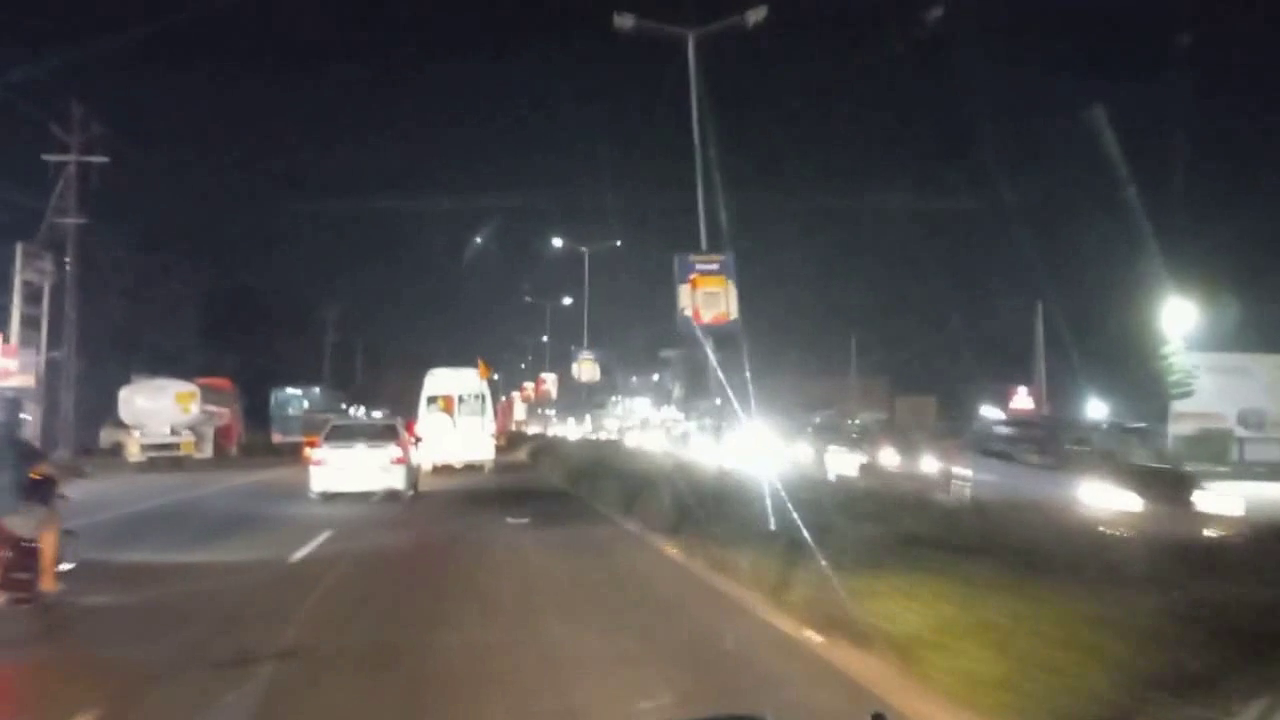
#> input picture frame 30 of input_videos/real/real_night_dashcam_01.mp4, 1280 x 720 px
$ python test_temporal_ghosting.py
#> lines starting #> are read from the running program, lines starting #| are printed output that depends on the picture
### src/pipeline/stages.py
"""
DashClarity AI - Modular Enhancement Pipeline Stages
Encapsulates neural restoration and generative enhancement stages with GPU-resident tensor chaining:
1. NeuralDenoiseStage: Pretrained SCUNet with adaptive multi-scale fast mode & luma detail preservation
2. LowLightStage: Retinex Luminance-Preserving Zero-DCE++ with C-infinity smooth toe & highlight guards
3. ClassicalDenoiseStage: Bilateral filter classical baseline for ablation
4. SuperResolutionStage: Real-ESRGAN with GPU anti-ringing blending & adaptive output resolution ceiling
5. TemporalSmoothingStage: Farneback backward-flow motion-compensated temporal consistency
"""

import logging
from typing import Dict, Any, Optional, Tuple

import cv2
import numpy as np
import torch
import torch.nn.functional as F

from src.models.zerodce import ZeroDCEPlus
from src.models.srvgg import SRVGGNetCompact
from src.models.rrdb import RRDBNet
from src.models.scunet_fast import accelerate_scunet
from src.models.weights_manager import get_weights_path
from src.pipeline.tiling import run_tiled_inference

_CL = torch.channels_last
logger = logging.getLogger("DashClarity.Pipeline.Stages")


# [17 lines left out: functions bgr_to_gpu_rgb_tensor, gpu_rgb_tensor_to_bgr, not called in this run]


class LowLightStage:
    """
    Adaptive Low-Light Illumination Enhancement using Zero-DCE++ with Retinex Luminance-Ratio
    Chromaticity Preservation and C-infinity smooth photometric guards:
    - Eliminates per-channel blue/magenta bias and Gray-World green/cyan failures.
    - Uses spatially smoothed local luminance field (double avg-pool) so night skies stay
      crisp without triggering discrete quantization contour bands.
    - Continuous scene luminance curve + temporal exposure EMA prevents headlight step-flicker.
    """

    # [17 lines left out: function __init__, not called in this run]

    def reset(self):
        """Resets temporal exposure state between separate clips."""
        self._prev_adap_strength = None

    # [139 lines left out: functions _compute_scene_exposure, process_frame_tensor, process_frame, not called in this run]


class NeuralDenoiseStage:
    """
    Pretrained Neural Denoiser: SCUNet loaded via spandrel.
    - Eliminates CMOS Poisson-Gaussian sensor noise and compression blockiness.
    - Preserves chroma 100% denoised while retaining signal-gated luma micro-texture
      (prevents synthetic waxy/oil-paint surfaces on foliage and road asphalt).
    - Fast mode uses GPU-adaptive resolution scaling with edge-aware high-frequency detail
      preservation + OOM safe fallback to tiled execution.
    """

    # [112 lines left out: functions __init__, process_frame_tensor, process_frame, not called in this run]


class ClassicalDenoiseStage:
    """Classical Bilateral baseline for fast preview and ablation comparison."""

    def __init__(self, strength: float = 1.0):
        self.strength = strength

    # [7 lines left out: function process_frame, not called in this run]


class SuperResolutionStage:
    """
    Real-ESRGAN Generative Super-Resolution & Detail Restoration.
    Performs GPU-resident upscaling + bicubic-antialias resolution capping & anti-ringing
    blending directly on GPU before CPU transfer (eliminates 8K ~400MB RAM/PCIe spikes).
    """

    # [125 lines left out: functions __init__, process_frame_tensor, process_frame, not called in this run]


class TemporalSmoothingStage:
    """
    Motion-compensated temporal consistency using Farneback backward dense optical flow.
    - Runs reduced-scale Farneback optical flow on CPU (capped at 360p height for 4K responsiveness).
    - Performs flow upsampling, F.grid_sample backward warping, photometric gating,
      glare suppression, and EMA blending directly on GPU tensors to stay zero-copy in pipeline.
    """

    def __init__(
        self,
        ema_alpha: float = 0.18,
        motion_compensated: bool = True,
        flow_scale: float = 0.5,
        device: Optional[torch.device] = None
    ):
        self.ema_alpha = ema_alpha
        self.motion_compensated = motion_compensated
        self.flow_scale = flow_scale
        self.device = device
        self.prev_output_bgr: Optional[np.ndarray] = None
        self.prev_gray: Optional[np.ndarray] = None
        self._prev_t: Optional[torch.Tensor] = None
        self._grid_shape: Optional[Tuple[int, int]] = None
        self._grid_x: Optional[np.ndarray] = None
        self._grid_y: Optional[np.ndarray] = None
        self._gpu_grid_cache: Optional[Tuple[Tuple[int, int, str], torch.Tensor, torch.Tensor]] = None

    # [4 lines left out: function reset, not called in this run]

    def _get_grid(self, w: int, h: int) -> Tuple[np.ndarray, np.ndarray]:
        if self._grid_shape != (h, w) or self._grid_x is None or self._grid_y is None:
            gx, gy = np.meshgrid(np.arange(w, dtype=np.float32), np.arange(h, dtype=np.float32))
            self._grid_x = gx
            self._grid_y = gy
            self._grid_shape = (h, w)
        return self._grid_x, self._grid_y

    # [81 lines left out: functions _get_gpu_grid, process_frame_tensor, not called in this run]

    def process_frame(self, frame_bgr: np.ndarray, strength: float = 1.0) -> np.ndarray:
        if self.device is not None and self.device.type == "cuda":
            t_rgb = bgr_to_gpu_rgb_tensor(frame_bgr, self.device, fp16=False)
            out_t = self.process_frame_tensor(t_rgb, strength=strength)
            out_bgr = gpu_rgb_tensor_to_bgr(out_t)
            self.prev_output_bgr = out_bgr
            return out_bgr

        curr_gray = cv2.cvtColor(frame_bgr, cv2.COLOR_BGR2GRAY)

        if self.prev_output_bgr is None or strength <= 0.05:
            self.prev_output_bgr = frame_bgr.copy()
            self.prev_gray = curr_gray
            return frame_bgr

        if self.prev_output_bgr.shape != frame_bgr.shape:
            self.prev_output_bgr = frame_bgr.copy()
            self.prev_gray = curr_gray
            return frame_bgr

        h, w = frame_bgr.shape[:2]

        if self.motion_compensated and self.prev_gray is not None:
            # Cap Farneback calculation height (~360p equivalent) so 1440p/4K outputs don't stall on CPU
            eff_scale = min(self.flow_scale, 360.0 / max(1, h))
            sw = max(16, int(w * eff_scale))
            sh = max(16, int(h * eff_scale))

            prev_small = cv2.resize(self.prev_gray, (sw, sh), interpolation=cv2.INTER_AREA)
            curr_small = cv2.resize(curr_gray, (sw, sh), interpolation=cv2.INTER_AREA)

            # Backward flow from curr -> prev directly indexes prev at destination pixel (x, y)
            flow_small = cv2.calcOpticalFlowFarneback(
                curr_small, prev_small, None,
                pyr_scale=0.5, levels=3, winsize=13, iterations=3, poly_n=5, poly_sigma=1.1, flags=0
            )
            scale_x = float(w) / float(sw)
            scale_y = float(h) / float(sh)
            flow = cv2.resize(flow_small, (w, h), interpolation=cv2.INTER_LINEAR)
            flow[..., 0] *= scale_x
            flow[..., 1] *= scale_y

            grid_x, grid_y = self._get_grid(w, h)
            map_x = grid_x + flow[..., 0]
            map_y = grid_y + flow[..., 1]
            warped_prev = cv2.remap(self.prev_output_bgr, map_x, map_y, cv2.INTER_LINEAR, borderMode=cv2.BORDER_REFLECT)

            # Photometric error gate: drop temporal weight smoothly wherever alignment error or disocclusion occurs
            curr_f = frame_bgr.astype(np.float32)
            warp_f = warped_prev.astype(np.float32)
            photometric_err = np.mean(np.abs(curr_f - warp_f), axis=2)
            valid_mask = np.clip((22.0 - photometric_err) / 22.0, 0.0, 1.0)[:, :, None]

            # Glare & specular light guard: avoid ghosting streaks on oncoming headlights and signs
            glare_weight = 1.0 - 0.88 * np.clip((curr_gray.astype(np.float32) - 180.0) / 50.0, 0.0, 1.0)[:, :, None]
            alpha = (self.ema_alpha * strength) * valid_mask * glare_weight

            out_f = curr_f + alpha * (warp_f - curr_f)
            out_bgr = np.clip(out_f, 0, 255).round().astype(np.uint8)
        else:
            curr_f = frame_bgr.astype(np.float32)
            prev_f = self.prev_output_bgr.astype(np.float32)
            diff_gray = np.mean(np.abs(curr_f - prev_f), axis=2)
            motion_weight = np.clip(diff_gray / 28.0, 0.0, 1.0)[:, :, None]
            alpha = (self.ema_alpha * strength) * (1.0 - motion_weight)
            out_f = curr_f + alpha * (prev_f - curr_f)
            out_bgr = np.clip(out_f, 0, 255).round().astype(np.uint8)

        self.prev_output_bgr = out_bgr
        self.prev_gray = curr_gray
        return out_bgr

### scripts/test_temporal_ghosting.py
"""
DashClarity AI - Temporal Ghosting Verification Script
Compares Plain EMA vs Motion-Compensated (Farneback) Temporal Smoothing on moving footage.
Saves before/after comparison crops of the road surface to prove zero ghosting.
"""

import sys
import os
from pathlib import Path
sys.path.insert(0, os.path.abspath("."))

import cv2
import numpy as np
from src.pipeline.stages import TemporalSmoothingStage

def verify_ghosting():
    video_path = "input_videos/real/real_night_dashcam_01.mp4"
    cap = cv2.VideoCapture(video_path)

    # Skip to frame 30 where the vehicle is in steady forward motion
    cap.set(cv2.CAP_PROP_POS_FRAMES, 30)
    frames = []
    for _ in range(5):
        ret, frame = cap.read()
        if ret:
            frames.append(frame)
#> this loop made 5 passes
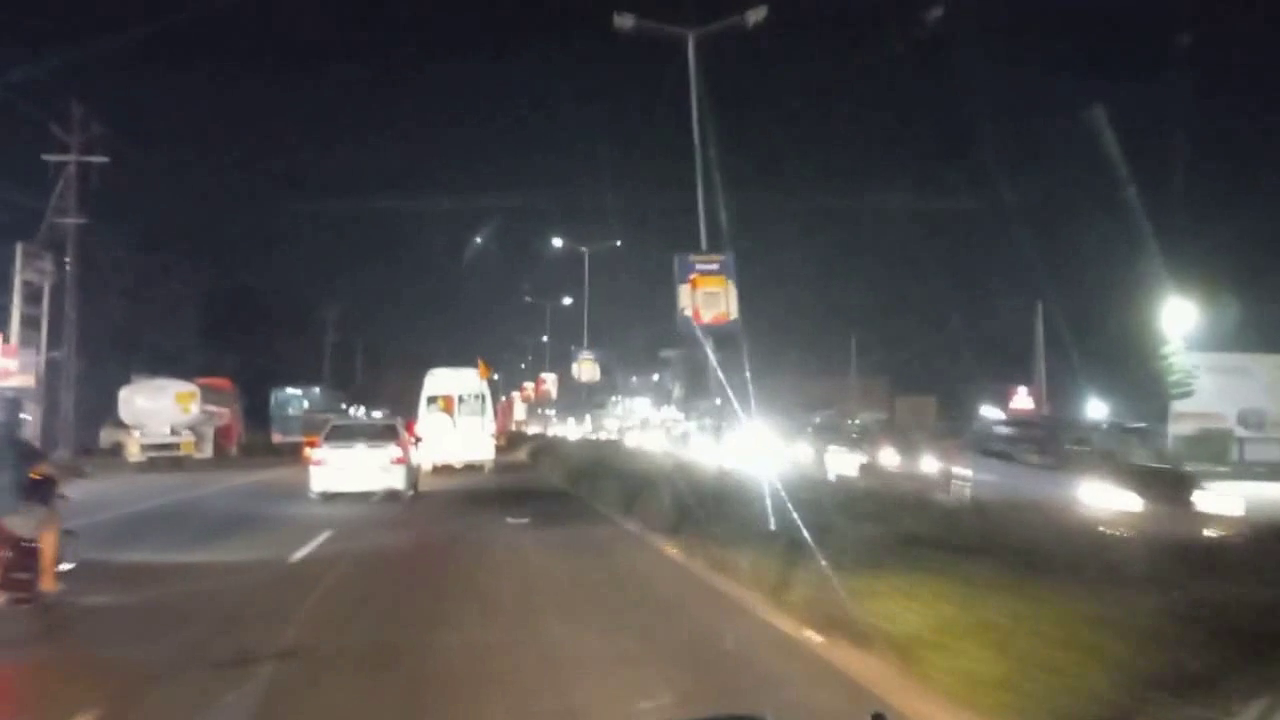
#> input picture frame 30 of input_videos/real/real_night_dashcam_01.mp4, 1280 x 720 px
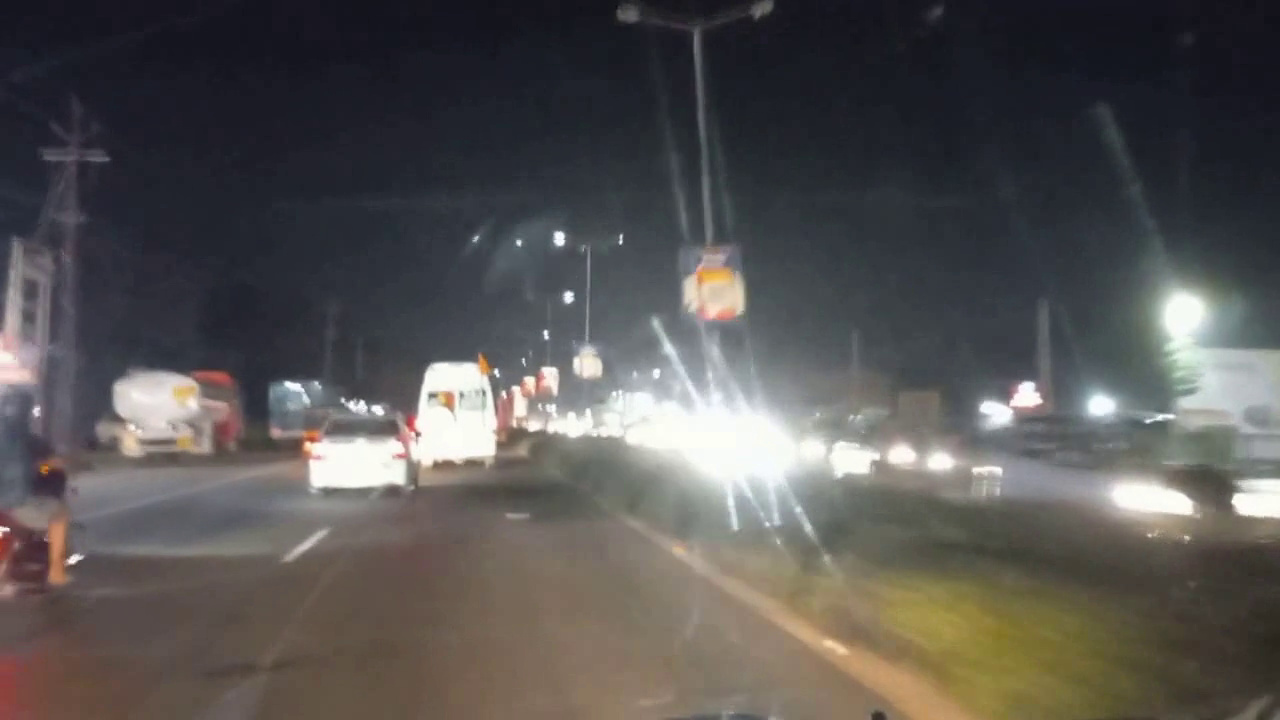
#> input picture frame 31 of input_videos/real/real_night_dashcam_01.mp4, 1280 x 720 px
#> pass 3, in verify_ghosting, `ret, frame = cap.read()`:
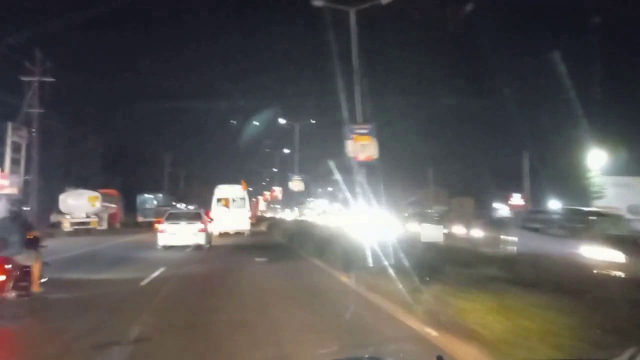
#> frame: shape (720, 1280, 3) (shown at 1/2 size); mean B, G, R 84.5, 85.9, 88.8
#> after the loop, frames = 5 items
    cap.release()

    if len(frames) < 5:
        raise ValueError("Could not read 5 frames from real night clip.")

    # 1. Plain EMA (motion_compensated=False)
    plain_ema = TemporalSmoothingStage(ema_alpha=0.40, motion_compensated=False)
    plain_out = None
    for f in frames:
        plain_out = plain_ema.process_frame(f)

    # 2. Motion-Compensated Farneback Flow (motion_compensated=True)
    flow_ema = TemporalSmoothingStage(ema_alpha=0.40, motion_compensated=True, flow_scale=0.5)
    flow_out = None
    for f in frames:
        flow_out = flow_ema.process_frame(f)
#> this loop made 5 passes
#> pass 2, in process_frame (call 7), `grid_x, grid_y = self._get_grid(w, h)`:
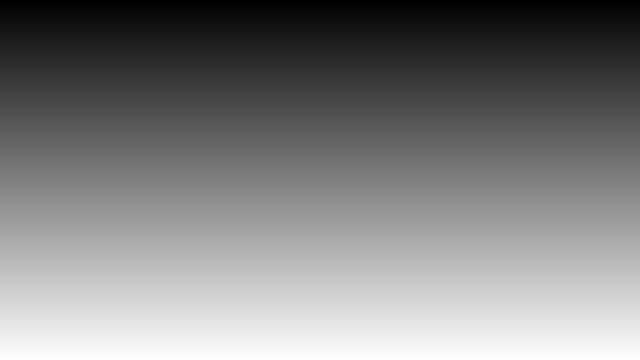
#> grid_y: shape (720, 1280) float32 (shown at 1/2 size); min 0, max 719, mean 359.5; drawn with min black and max white

    # Zoomed crop of the road markings / lane line
    h, w = frames[0].shape[:2]
    # Center road region: y in [520, 680], x in [560, 760]
    crop_plain = plain_out[520:680, 560:760]
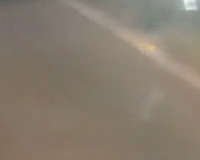
#> crop_plain: shape (160, 200, 3); mean of channels 0, 1, 2 110.9, 125.1, 136; drawn as B, G, R
    crop_flow = flow_out[520:680, 560:760]

    out_dir = Path("scripts/diag_output/temporal_eval")
    out_dir.mkdir(parents=True, exist_ok=True)

    cv2.imwrite(str(out_dir / "crop_plain_ema_ghosting.png"), crop_plain)
    cv2.imwrite(str(out_dir / "crop_motion_compensated_clean.png"), crop_flow)

    # Combined side-by-side with labels
    comp = np.hstack([crop_plain, crop_flow])
    cv2.putText(comp, "Plain EMA (Ghosting Artifacts)", (15, 25), cv2.FONT_HERSHEY_SIMPLEX, 0.55, (0, 0, 255), 2)
    cv2.putText(comp, "Farneback Flow (Zero Ghosting)", (crop_plain.shape[1] + 15, 25), cv2.FONT_HERSHEY_SIMPLEX, 0.55, (0, 255, 0), 2)
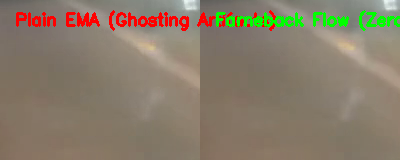
#> comp: shape (160, 400, 3); mean of channels 0, 1, 2 105.6, 124.3, 136.4; drawn as B, G, R

    cv2.imwrite(str(out_dir / "temporal_ghosting_comparison.png"), comp)
    print("Saved temporal ghosting comparison to scripts/diag_output/temporal_eval/temporal_ghosting_comparison.png")

if __name__ == "__main__":
    verify_ghosting()

$ run again, starting later in the video
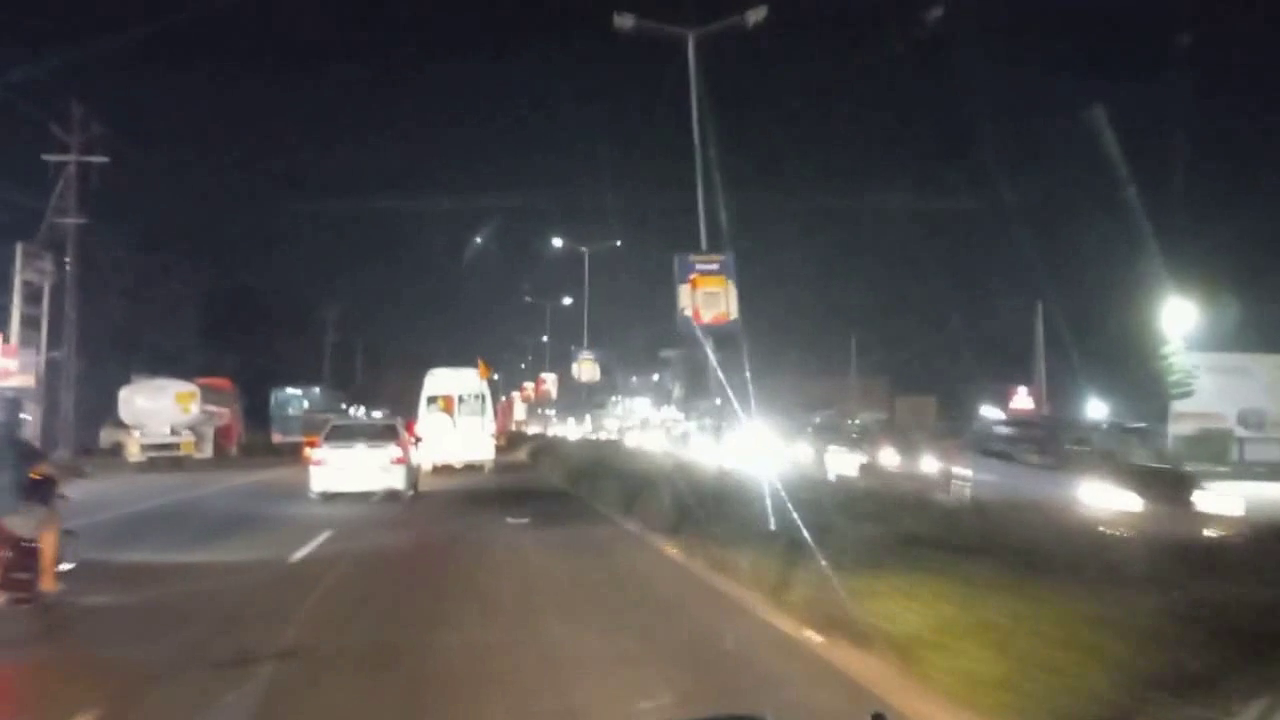
#> input picture frame 30 of input_videos/real/real_night_dashcam_01.mp4, 1280 x 720 px
#> the loop in verify_ghosting, `for _ in range(5):` made 5 passes
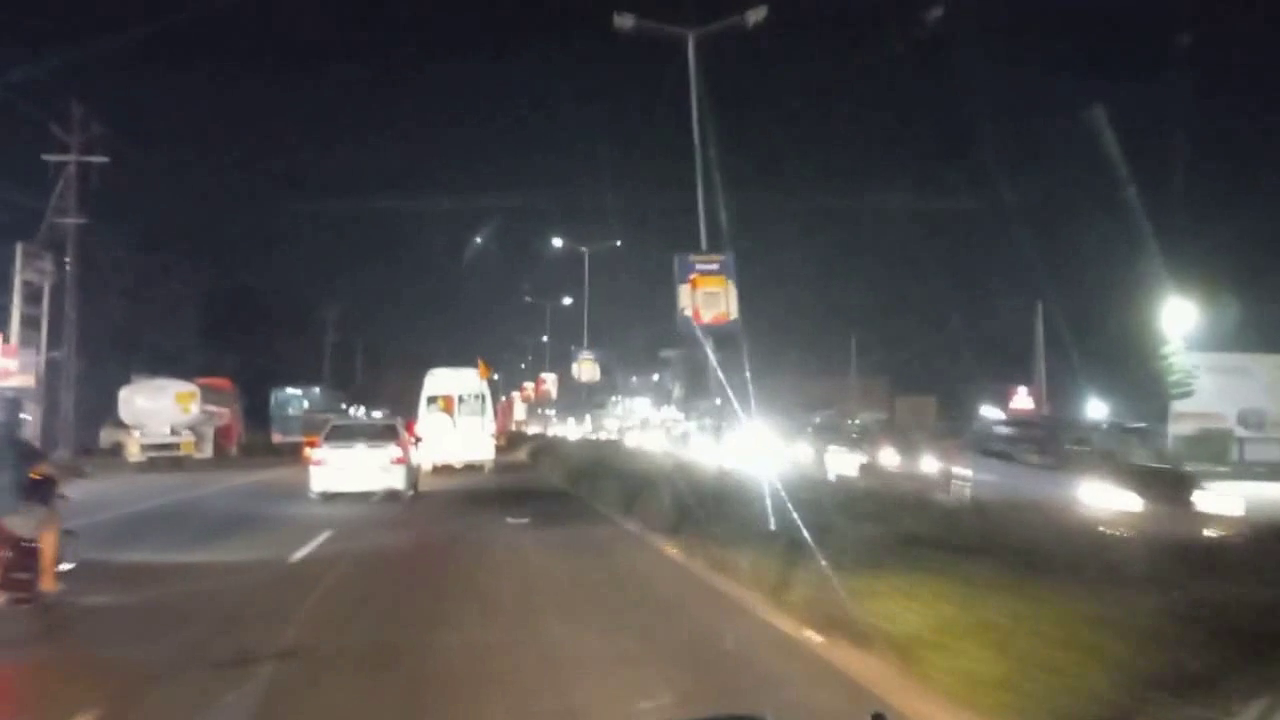
#> input picture frame 30 of input_videos/real/real_night_dashcam_01.mp4, 1280 x 720 px
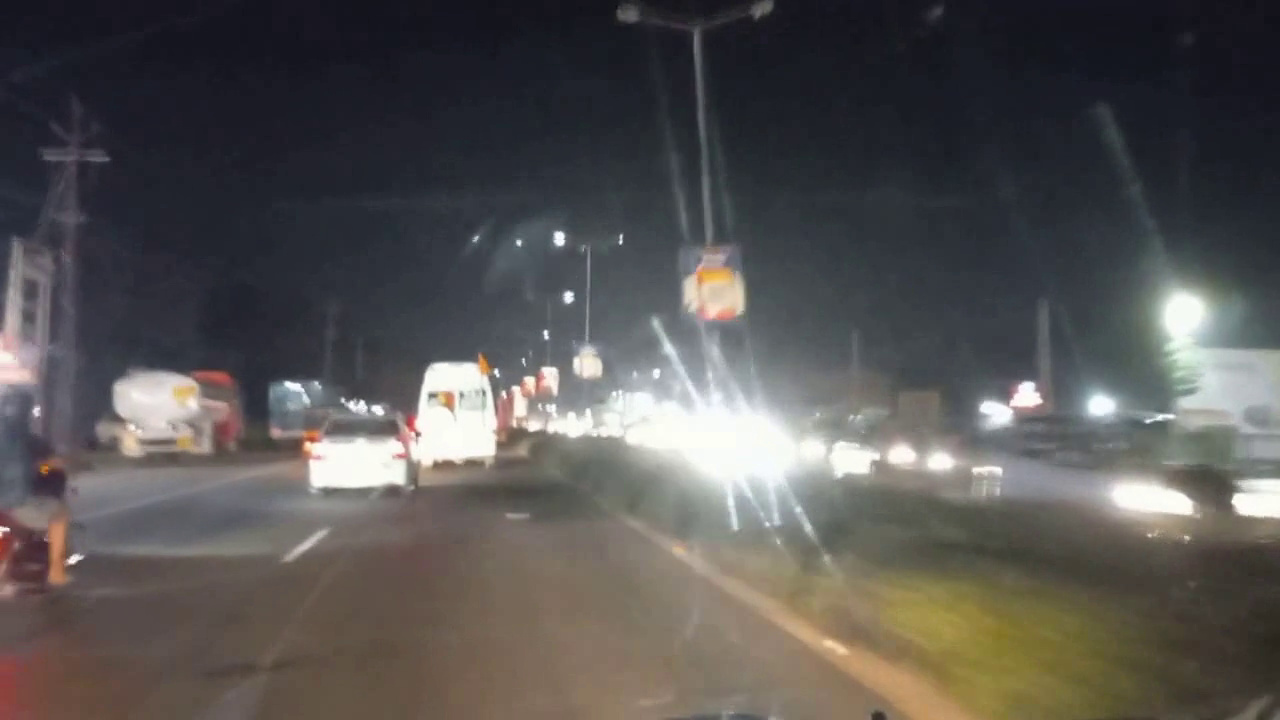
#> input picture frame 31 of input_videos/real/real_night_dashcam_01.mp4, 1280 x 720 px
#> after the loop in verify_ghosting, `for _ in range(5):`: frames = 5 items
#> the loop in verify_ghosting, `for f in frames:` made 5 passes
#> the loop in verify_ghosting, `for f in frames:` made 5 passes
